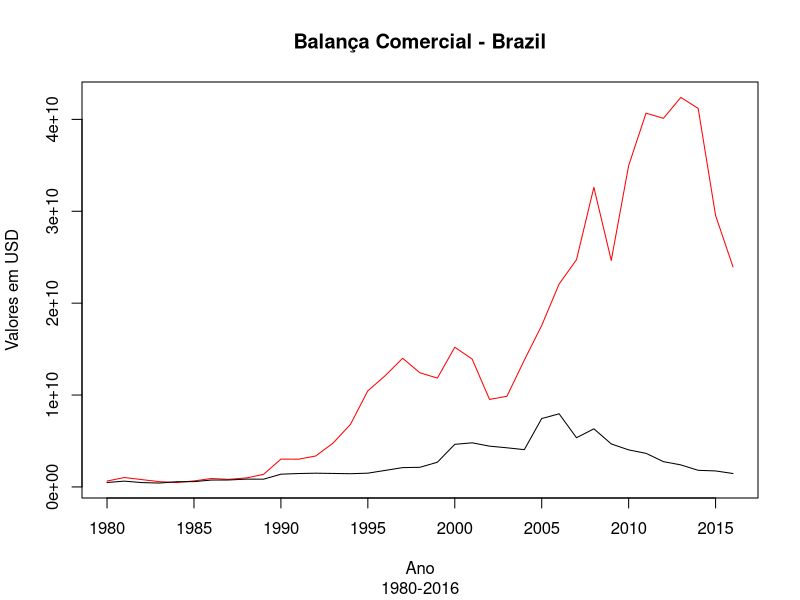

Reproduce this figure in R.
## ---- chunk 1
### libraries
library(dplyr)
library(knitr)

### Load Data
df = read.csv("./dataset/co_e.csv", header = TRUE, sep = ",", dec = ",")
## ---- chunk 2
### Config data
df = df[,-c(1:5)] # remove columns 

df =  df %>% # group data
      group_by(Flow_desc,Year) %>%
      summarise(sm = sum(Value))

import = df[38:74,] 
export = df[1:37,]
year = c(1980:2016)

df = data.frame(Years = year, Import = import$sm, Export = export$sm)

format(c(df$Import,df$Export),big.mark=".",scientific=FALSE)
## ---- chunk 3
### Insert Variation % gain
df = mutate(df, saldo = Export - Import)
## ---- chunk 4
kable(df)
## ---- chunk 5
plot = plot(year, df$Import, type = "l", 
            main = "Balança Comercial - Brazil", 
            sub = "1980-2016",
            col = "red",
            ylab = "Valores em USD",
            xlab = "Ano")
lines(year,df$Export)
